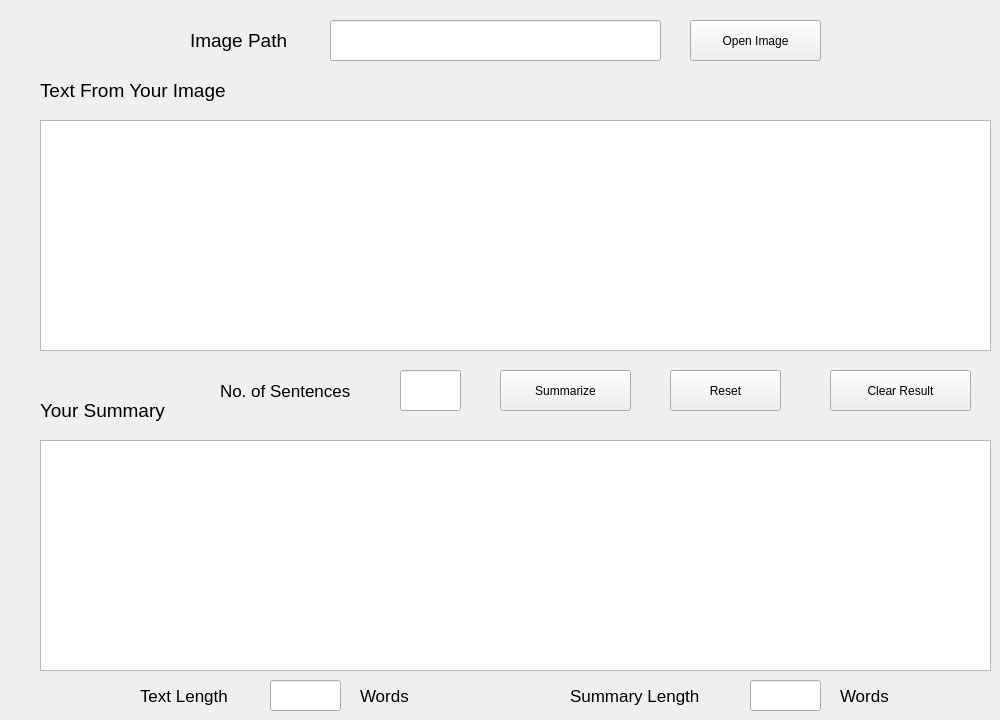
    <widget class="QWidget" name="tab_2">
     <attribute name="title">
      <string>Tab 2</string>
     </attribute>
     <widget class="QLineEdit" name="lineEdit_2">
      <property name="geometry">
       <rect>
        <x>330</x>
        <y>20</y>
        <width>331</width>
        <height>41</height>
       </rect>
      </property>
      <property name="cursor">
       <cursorShape>IBeamCursor</cursorShape>
      </property>
     </widget>
     <widget class="QPushButton" name="pushButton_15">
      <property name="geometry">
       <rect>
        <x>500</x>
        <y>370</y>
        <width>131</width>
        <height>41</height>
       </rect>
      </property>
      <property name="font">
       <font>
        <family>Segoe UI</family>
        <pointsize>9</pointsize>
       </font>
      </property>
      <property name="text">
       <string>Summarize</string>
      </property>
     </widget>
     <widget class="QLabel" name="label_6">
      <property name="geometry">
       <rect>
        <x>190</x>
        <y>20</y>
        <width>121</width>
        <height>41</height>
       </rect>
      </property>
      <property name="font">
       <font>
        <family>Segoe UI</family>
        <pointsize>14</pointsize>
       </font>
      </property>
      <property name="text">
       <string>Image Path</string>
      </property>
     </widget>
     <widget class="QPushButton" name="pushButton_16">
      <property name="geometry">
       <rect>
        <x>690</x>
        <y>20</y>
        <width>131</width>
        <height>41</height>
       </rect>
      </property>
      <property name="font">
       <font>
        <family>Segoe UI</family>
        <pointsize>9</pointsize>
       </font>
      </property>
      <property name="text">
       <string>Open Image</string>
      </property>
     </widget>
     <widget class="QPushButton" name="pushButton_17">
      <property name="geometry">
       <rect>
        <x>670</x>
        <y>370</y>
        <width>111</width>
        <height>41</height>
       </rect>
      </property>
      <property name="font">
       <font>
        <family>Segoe UI</family>
        <pointsize>9</pointsize>
       </font>
      </property>
      <property name="text">
       <string>Reset</string>
      </property>
     </widget>
     <widget class="QPlainTextEdit" name="plainTextEdit_6">
      <property name="geometry">
       <rect>
        <x>40</x>
        <y>440</y>
        <width>951</width>
        <height>231</height>
       </rect>
      </property>
      <property name="font">
       <font>
        <family>Segoe UI</family>
        <pointsize>10</pointsize>
       </font>
      </property>
     </widget>
     <widget class="QLabel" name="label_7">
      <property name="geometry">
       <rect>
        <x>40</x>
        <y>70</y>
        <width>231</width>
        <height>41</height>
       </rect>
      </property>
      <property name="font">
       <font>
        <family>Segoe UI</family>
        <pointsize>14</pointsize>
       </font>
      </property>
      <property name="text">
       <string>Text From Your Image</string>
      </property>
     </widget>
     <widget class="QLabel" name="label_8">
      <property name="geometry">
       <rect>
        <x>40</x>
        <y>390</y>
        <width>161</width>
        <height>41</height>
       </rect>
      </property>
      <property name="font">
       <font>
        <family>Segoe UI</family>
        <pointsize>14</pointsize>
       </font>
      </property>
      <property name="text">
       <string>Your Summary</string>
      </property>
     </widget>
     <widget class="QPushButton" name="pushButton_18">
      <property name="geometry">
       <rect>
        <x>830</x>
        <y>370</y>
        <width>141</width>
        <height>41</height>
       </rect>
      </property>
      <property name="font">
       <font>
        <family>Segoe UI</family>
        <pointsize>9</pointsize>
       </font>
      </property>
      <property name="text">
       <string>Clear Result</string>
      </property>
     </widget>
     <widget class="QPlainTextEdit" name="plainTextEdit_7">
      <property name="geometry">
       <rect>
        <x>40</x>
        <y>120</y>
        <width>951</width>
        <height>231</height>
       </rect>
      </property>
      <property name="font">
       <font>
        <family>Segoe UI</family>
        <pointsize>10</pointsize>
       </font>
      </property>
     </widget>
     <widget class="QLineEdit" name="lineEdit_10">
      <property name="geometry">
       <rect>
        <x>400</x>
        <y>370</y>
        <width>61</width>
        <height>41</height>
       </rect>
      </property>
     </widget>
     <widget class="QLabel" name="label_28">
      <property name="geometry">
       <rect>
        <x>220</x>
        <y>380</y>
        <width>171</width>
        <height>21</height>
       </rect>
      </property>
      <property name="font">
       <font>
        <family>Segoe UI</family>
        <pointsize>13</pointsize>
       </font>
      </property>
      <property name="text">
       <string>No. of Sentences</string>
      </property>
     </widget>
     <widget class="QLabel" name="label_29">
      <property name="geometry">
       <rect>
        <x>360</x>
        <y>680</y>
        <width>71</width>
        <height>31</height>
       </rect>
      </property>
      <property name="font">
       <font>
        <family>Segoe UI</family>
        <pointsize>13</pointsize>
       </font>
      </property>
      <property name="text">
       <string>Words</string>
      </property>
     </widget>
     <widget class="QLineEdit" name="lineEdit_11">
      <property name="geometry">
       <rect>
        <x>270</x>
        <y>680</y>
        <width>71</width>
        <height>31</height>
       </rect>
      </property>
     </widget>
     <widget class="QLabel" name="label_30">
      <property name="geometry">
       <rect>
        <x>840</x>
        <y>680</y>
        <width>71</width>
        <height>31</height>
       </rect>
      </property>
      <property name="font">
       <font>
        <family>Segoe UI</family>
        <pointsize>13</pointsize>
       </font>
      </property>
      <property name="text">
       <string>Words</string>
      </property>
     </widget>
     <widget class="QLineEdit" name="lineEdit_12">
      <property name="geometry">
       <rect>
        <x>750</x>
        <y>680</y>
        <width>71</width>
        <height>31</height>
       </rect>
      </property>
     </widget>
     <widget class="QLabel" name="label_31">
      <property name="geometry">
       <rect>
        <x>140</x>
        <y>680</y>
        <width>121</width>
        <height>31</height>
       </rect>
      </property>
      <property name="font">
       <font>
        <family>Segoe UI</family>
        <pointsize>13</pointsize>
       </font>
      </property>
      <property name="text">
       <string>Text Length</string>
      </property>
     </widget>
     <widget class="QLabel" name="label_32">
      <property name="geometry">
       <rect>
        <x>570</x>
        <y>680</y>
        <width>171</width>
        <height>31</height>
       </rect>
      </property>
      <property name="font">
       <font>
        <family>Segoe UI</family>
        <pointsize>13</pointsize>
       </font>
      </property>
      <property name="text">
       <string>Summary Length</string>
      </property>
     </widget>
    </widget>
